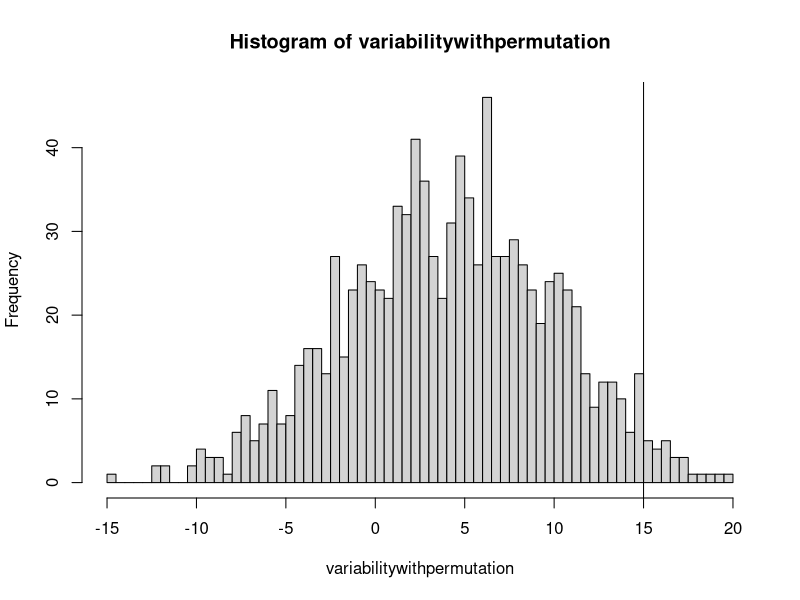
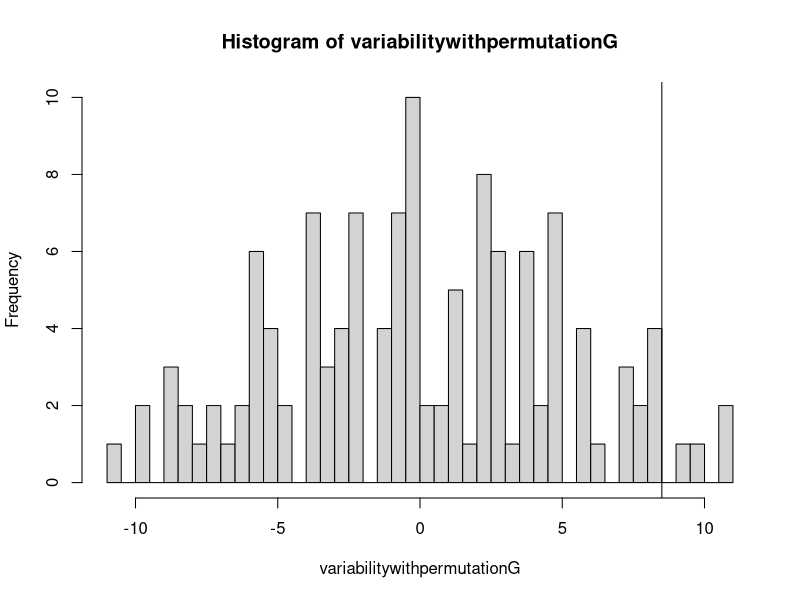
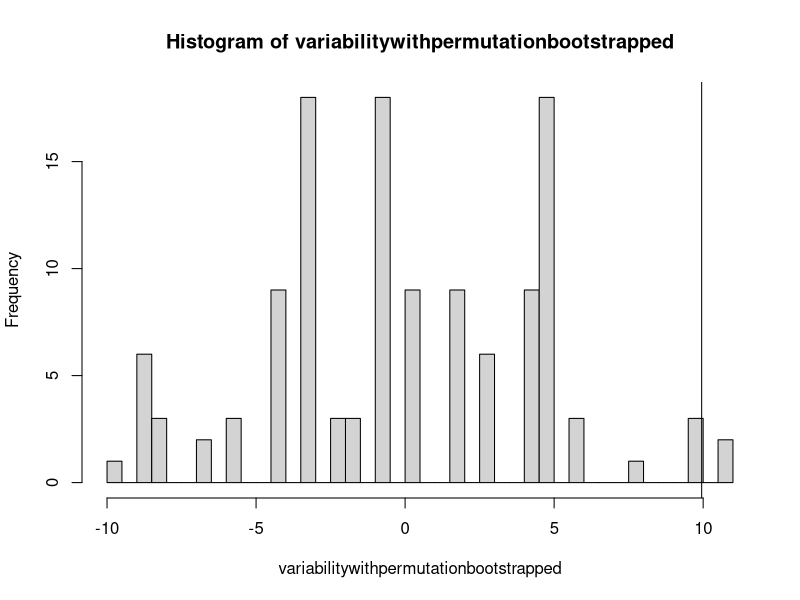
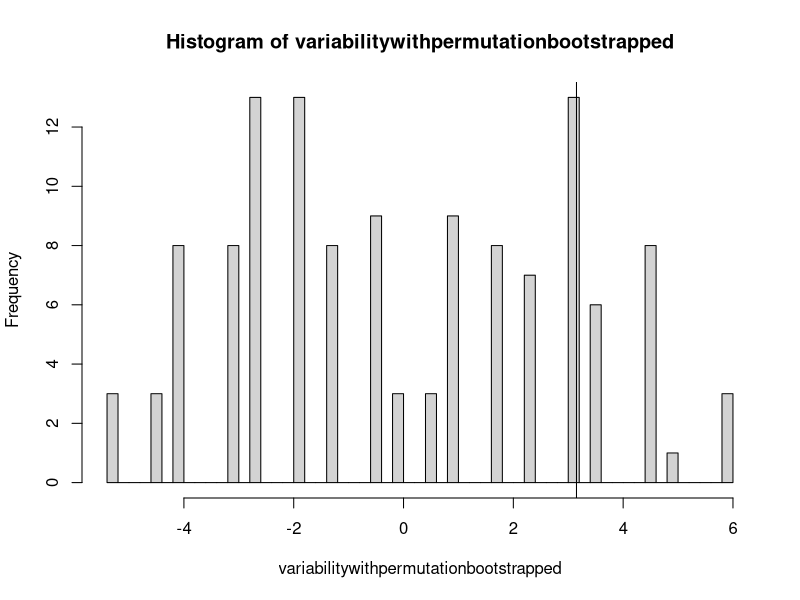
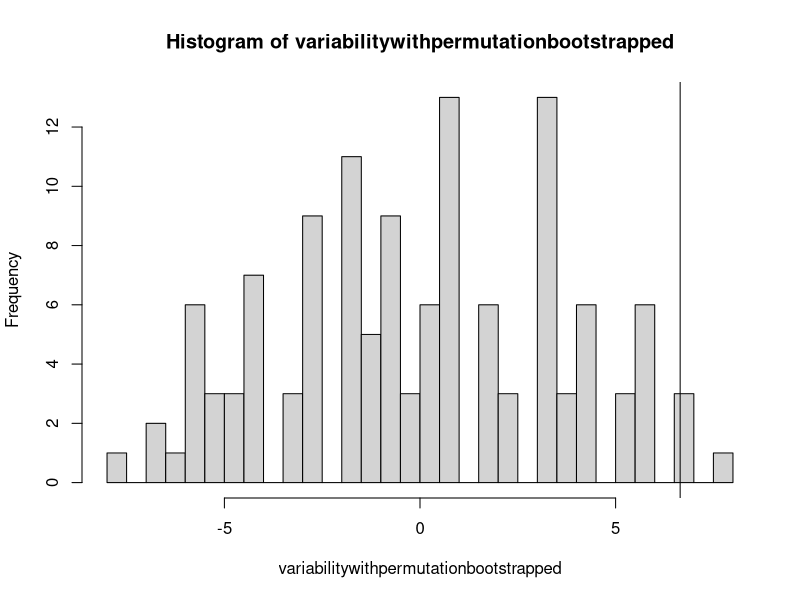
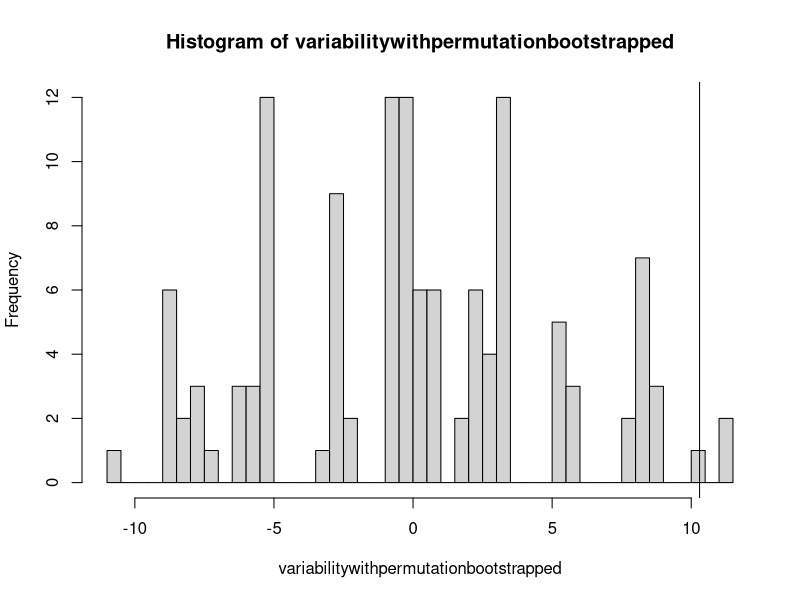
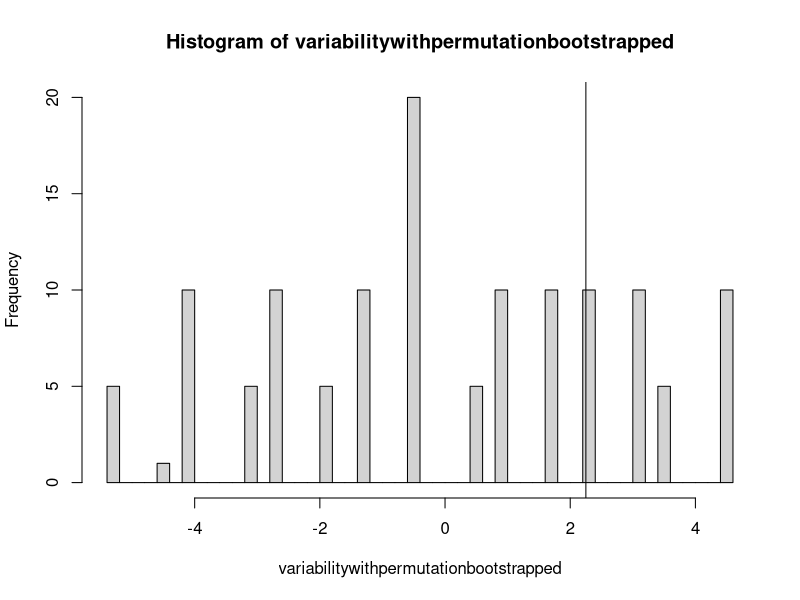
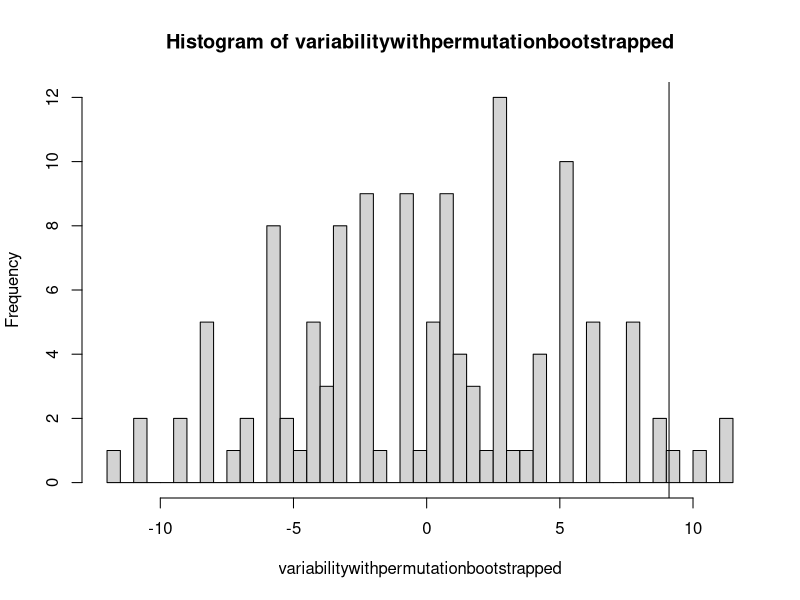

Write R code to recreate these figures, in order.
## ---- chunk 1
knitr::opts_chunk$set(echo = TRUE)
## ---- chunk 2
# The distribution is binomial because there are only 2 possible outcomes: shrinking tumor or not shrinking tumor
# The probability of having 2 out of 5 mice with smaller tumor (or something more extreme) one-sided when the probability is 0.5 is
pbinom(q = 2, size = 5, prob = 0.5)
# 0.5.
# As it is 2-sided it is 
pbinom(q = 2, size = 5, prob = 0.5) * 2
# 1.
#The p-value, that is, the probability of obtaining this result (or something more extreme) is higher than 0.05. Therefore, the null hypothesis cannot be rejected.

# This is confirmed comparing the actual successes among the number of trials under the null hypothesis of probability being 0.5
binom.test(x = 2, n = 5, p = 0.5, alternative = "two.sided", conf.level = 0.95)
# The 95% CI for the probability (0.05274495 0.85336720) includes the null value of 0.5 and the p-value is greater than 0.05. Therefore, we cannot reject the null hypothesis that the probability is 0.5.
## ---- chunk 3
# The distribution is binomial because there are only 2 possible outcomes: shrinking tumor or not shrinking tumor
# The probability of having 4 out of 10 mice with smaller tumor (or something more extreme) one-sided when the probability is 0.5 is
pbinom(q = 4, size = 10, prob = 0.5)
# 0.3769531.
# As it is 2-sided it is 
pbinom(q = 4, size = 10, prob = 0.5) * 2
# 0.7539063.
#The p-value, that is, the probability of obtaining this result (or something more extreme) is higher than 0.05. Therefore, the null hypothesis cannot be rejected.

# This is confirmed comparing the actual successes among the number of trials under the null hypothesis of probability being 0.5
binom.test(x = 4, n = 10, p = 0.5, alternative = "two.sided", conf.level = 0.95)
# The 95% CI for the probability (0.1215523 0.7376219) includes the null value of 0.5 and the p-value is greater than 0.05. Therefore, we cannot reject the null hypothesis that the probability is 0.5.
## ---- chunk 4
# The distribution is binomial because there are only 2 possible outcomes: shrinking tumor or not shrinking tumor
# The probability of having 40 out of 100 mice with smaller tumor (or something more extreme) one-sided when the probability is 0.5 is
pbinom(q = 40, size = 100, prob = 0.5)
# 0.02844397.
# As it is 2-sided it is 
pbinom(q = 40, size = 100, prob = 0.5) * 2
# 0.05688793.
#The p-value, that is, the probability of obtaining this result (or something more extreme) is higher than 0.05. Therefore, the null hypothesis cannot be rejected.

# This is confirmed comparing the actual successes among the number of trials under the null hypothesis of probability being 0.5
binom.test(x = 40, n = 100, p = 0.5, alternative = "two.sided", conf.level = 0.95)
# The 95% CI for the probability (0.3032948 0.5027908) includes the null value of 0.5 and the p-value is greater than 0.05. Therefore, we cannot reject the null hypothesis that the probability is 0.5.
## ---- chunk 5
# The distribution is binomial because there are only 2 possible outcomes: shrinking tumor or not shrinking tumor
# The probability of having 400 out of 1000 mice with smaller tumor (or something more extreme) one-sided when the probability is 0.5 is
pbinom(q = 400, size = 1000, prob = 0.5)
# 1.364232e-10.
# As it is 2-sided it is 
pbinom(q = 400, size = 1000, prob = 0.5) * 2
# 2.728464e-10.
#The p-value, that is, the probability of obtaining this result (or something more extreme) is smaller than 0.05. Therefore, the null hypothesis is rejected.

# This is confirmed comparing the actual successes among the number of trials under the null hypothesis of probability being 0.5
binom.test(x = 400, n = 1000, p = 0.5, alternative = "two.sided", conf.level = 0.95)
# The 95% CI for the probability (0.3694690 0.4311216) does not include the null value of 0.5 and the p-value is smaller than 0.05. Therefore, we reject the null hypothesis that the probability is 0.5.
## ---- chunk 6
# As we increase the sample size the 95% CI interval becomes narrower, and the p-values become smaller. This happens because the observed probability (0.4 for all of the above problems) is different than 0.5. However, if the sample size is not large enough there is not enough power to demonstrate an statistically significant difference (that the observed difference between probabilities is not just by chance). As the sample size gets larger, the probability of 0.4 has less uncertainty around it and it can be shown that it is statistically significant different than 0.5. With smaller sample sizes there is too much uncertainty around it and its confidence interval overlaps with 0.5. 
## ---- chunk 7
# H0: The distribution of CFUs is the same in the treatment and control groups.
# H1: The distribution of CFUs is different in the treatment and control groups.
# In numbers, assuming normality:
# H0: mean(CFUstreatment) = mean(CFUscontrol)
# H1: mean(CFUstreatment) != mean(CFUscontrol)
## ---- chunk 8
# I would use an independent samples (unpaired) t-test. This test compares two normal distributions that are unpaired.
## ---- chunk 9
# As stated in the problem, the distribution is normal.
# H0: The mean number of CFUs is the same in the treatment and control groups.
# H1: The mean number of CFUs is different in the treatment and control groups.
# In numbers:
# H0: mean(CFUstreatment) = mean(CFUscontrol)
# H1: mean(CFUstreatment) != mean(CFUscontrol)

# In particular the unpaired two-sample t-test evaluates whether the means of two normal distributions are different considering the variability around the means given by their standard deviations.
## ---- chunk 10
# The samples are very small. The treatment group is of size 9 and the control group is of size 8. With such a small sample size if the distributions are actually not normally distributed, the assumptions under which the t-test relies may not hold. With small numbers even the central limit theorem may not hold. 
## ---- chunk 11
# One of the potential tests to be used is the non-parametric variant of the unpaired t-test: Wilcoxon rank-sum test also known as Mann-Whitney U test that is used when variances are equal. Another option is a permutation test. These tests are not the same as in 2.2 because we cannot assume normality per problem 3. 
# The t-test assummes normal distributions. For large sample sizes, the t-test is robust from departures from normality. It can assume both equal or unequal variances.
# The permutation test does not assume normal distribution and does not assume any particular variance or variances.
# These tests assume independent observations.
## ---- chunk 12
# One of the potential tests to be used is the non-parametric variant of the unpaired t-test: Wilcoxon rank-sum test also known as Mann-Whitney U test that is used when variances are equal. Another option is a permutation test. These tests are not the same as in 2.2 because we cannot assume normality per problem 3. 
# The t-test assummes normal distributions. For large sample sizes, the t-test is robust from departures from normality. It can assume both equal or unequal variances.
# The permutation test does not assume normal distribution and does not assume any particular variance or variances.
# The permutation test assumes independent observations and exchangeability, that is, the assignment of one observation does not influence the assignment of other observations.
# In the permutation test there are no other assumptions (like normality) on the distribution of the data.
## ---- chunk 13
# The difference between the mean of the two distributions is
# mean control - mean treatment
mean(c(1, 30, 45, 20, 12, 20, 32, 40)) - mean(c(10, 12, 8, 16, 22, 4, 7, 2, 9))
25 - 10
# 15
# But this difference may be a manifestation of a chance distribution

# Permuting the values help understand the scope of variation when the values of the CFUs are completely independent of the treatment assignment 

# Create the data with the real assignments
treatmentgroup = rep(c("T", "C"), c(9, 8))
data = c(10, 12, 8, 16, 22, 4, 7, 2, 9, 1, 30, 45, 20, 12, 20, 32, 40)
names(data) = treatmentgroup
data

# The function to calculate the difference in means between the group labelled as T and the group labelled as C would be
Teststatistic <- function(x){
  mean(data[-x]) - mean(data[x])
} 


# The total number of permutations is the number of ways to assign 9 treatment (T) and 8 control (C) labels to 17 CFUs.
length(combn(1:17, 9, simplify = FALSE))
length(combn(1:17, 8, simplify = FALSE))
dim(combn(1:17, 9))
dim(combn(1:17, 8))
# 24310 total number of permutations and this is independent of whether we choose 9 for treatment (the unchosen labels would be controls) or 8 for the controls (the rest would be treated)
# First 10 rows of labels assignments for treatment
combn(1:17, 9, simplify = FALSE)[1:10]
# First 10 rows of labels assignments for control
combn(1:17, 8, simplify = FALSE)[1:10]

# In summary, 24310 permutations possible

## Generate a set of 1000 unique permutations of the data
# Label assignment for treatment
assignmentT <- combn(1:17, 9, simplify = TRUE)[ , 1:1000]

# Implement the function
variabilitywithpermutation = apply(assignmentT, 2, Teststatistic)

# Plot the distribution
hist(variabilitywithpermutation, breaks = 50)
abline(v = 15)

# Calculate how many of the values are above the observed test statistic
above <- variabilitywithpermutation[variabilitywithpermutation > 15]
# One sided p-value
length(above) / length(variabilitywithpermutation)
# Two-sided p-value
(length(above) / length(variabilitywithpermutation)) * 2

# ANSWER
# 24310 permutations possible
# 0.025 or 2.5% of the distribution is above the observed test statistic, which is an empirical one-sided p-value for the null hypothesis. The 2 sided p-value (assuming simmetry) would be 0.025 * 2 or 0.05 or 5%.
# So, two-sided p-value = 0.05
## ---- chunk 14
# With a conventional two-sided alpha level of 0.05, we cannot reject the null hypothesis because the p-value is not smaller than 0.05. Therefore, with the available data we cannot reject that the mean number of CFUs is the same in the treatment and control groups.
## ---- chunk 15
# In theory, the unpaired two-sample t test should give the same result
t.test(c(1, 30, 45, 20, 12, 20, 32, 40), c(10, 12, 8, 16, 22, 4, 7, 2, 9), alternative = "two.sided", paired = FALSE, conf.level = 0.95)
# However the p-value here is p-value = 0.02397
# The p-value here is smaller than 0.05

# In theory the one-sample t test versus the mean of the controls should give the same result
t.test(c(10, 12, 8, 16, 22, 4, 7, 2, 9), mu = 25, alternative = "two.sided", paired = FALSE, conf.level = 0.95)
# However the p-value here is p-value = 7.819e-05
# The p-value here is smaller than 0.05

# Therefore other options are a non-parametric test like Wilcoxon rank sum test
wilcox.test(c(1, 30, 45, 20, 12, 20, 32, 40), c(10, 12, 8, 16, 22, 4, 7, 2, 9), alternative = "two.sided", paired = FALSE, conf.level = 0.95)
# However the p-value here is p-value = 0.03404
# The p-value here is smaller than 0.05
# The Wilcoxon test does not assume a normal distribution and therefore yields a p-value that is closer to the one found in the permutation test

# or a Bayesian method
## ---- chunk 16
# The central limit theorem states that when numbers are large, the distribution of means of most distributions tend to have a normal distribution. When numbers are small like in this case, the assumptions of tests like the t-test are not met and these tests yield results that are far away from tests with minimal assumptions like the permutation test. Therefore, when numbers are small (typically less than 20-30 per group) parametric tests are better not used and other options like non-parametric tests, permutation tests, or Bayesian methods should be considered. 
## ---- chunk 17
# The distribution is binomial because there are only 2 possible outcomes: survival at one month or not survival at one month

# Treatment
34 / 80
# 0.425 survived

# Control
25 / 134
# 0.1865672 survived

# Create the 2x2 table
treatment <- c(34, 80 - 34)
control <- c(25, 134 - 25)
tablemice <- data.frame(treatment, control)
row.names(tablemice) <- c("alive", "dead")
tablemice 

## There are several tests to compare proportions

# prop.test
prop.test(x = c(25, 34), n = c(134, 80), alternative = "two.sided", conf.level = 0.95, correct = TRUE)
# p-value = 0.0002965

# As there are at least 5 observations per cell, we can use the chi-square test
chisq.test(tablemice)
# p-value = 0.0002965

# We can also use Fisher's exact test
fisher.test(tablemice, alternative = "two.sided", conf.level = 0.95)
# p-value = 0.000246

# As the p-value is smaller than 0.05, we reject the null hypothesis that the proportion of surviving months at 1 month is the same between treatment and control mice and conclude that the survival is different (in particular, the survival in the treatment group was higher approximately 43% than in the control group approximately 19%). This difference cannot be attributed to chance with the data presented in the problem. 
## ---- chunk 18
# 10 hours
## ---- chunk 19
# The difference between the mean of the two distributions is
# mean group 2 - mean group 1
mean(c(23, 26, 34, 39)) - mean(c(15, 20, 21, 26, 28))
30.5 - 22
# 8.5
# But this difference may be a manifestation of a chance distribution

# Permuting the values help understand the scope of variation when the values of the recovery times are completely independent of the treatment assignment 

# Create the data with the real assignments
groups = rep(c("G1", "G2"), c(5, 4))
data2 = c(15, 20, 21, 26, 28, 23, 26, 34, 39)
names(data2) = groups
data2

# The function to calculate the difference in means between the group labelled as G1 and the group labelled as G2 would be
Teststatistic2 <- function(x){
  mean(data2[-x]) - mean(data2[x])
} 


# The total number of permutations is the number of ways to assign 5 group 1 (G1) and 4 group 2 (G2) labels to 9 recovery times.
length(combn(1:9, 5, simplify = FALSE))
length(combn(1:9, 4, simplify = FALSE))
dim(combn(1:9, 5))
dim(combn(1:9, 4))
# 126 total number of permutations and this is independent of whether we choose 5 for G1 (the unchosen labels would be G2) or 4 for G2 (the rest would be G1)
# First 10 rows of labels assignments for G1
combn(1:9, 5, simplify = FALSE)[1:10]
# First 10 rows of labels assignments for G2
combn(1:9, 4, simplify = FALSE)[1:10]

# In summary, 126 permutations possible

## Generate a set of 126 unique permutations of the data
# Label assignment for treatment
assignmentG1 <- combn(1:9, 5, simplify = TRUE)

# Implement the function
variabilitywithpermutationG = apply(assignmentG1, 2, Teststatistic2)

# Plot the distribution
hist(variabilitywithpermutationG, breaks = 50)
abline(v = 8.5)

# Calculate how many of the values are above the observed test statistic
aboveG <- variabilitywithpermutationG[variabilitywithpermutationG > 8.5]
# One sided p-value
length(aboveG) / length(variabilitywithpermutationG)
# Two-sided p-value
(length(aboveG) / length(variabilitywithpermutationG)) * 2

# ANSWER
# 126 permutations possible
# 0.03174603 or 3.2% of the distribution is above the observed test statistic, which is an empirical one-sided p-value for the null hypothesis. The 2 sided p-value would be 0.03174603 * 2 or 0.06349206 or 6.4%.
# So, two-sided p-value > 0.05.
# Based on these data, we cannot reject the null hypothesis of no difference in recovery times between the two groups G1 and G2.



## CONFIDENCE INTERVALS
# I am going to bootstrap (sample with replacement) my dataset to create many (1000) different datasets

# Original datasets
G1 <- c(15, 20, 21, 26, 28)
G2 <- c(23, 26, 34, 39)

# Create an empty vector to save the bootstrapped p-values
pvaluesonesided <- vector()

# Loop
for (i in 1 : 1000) {
  
  # Create bootstraped versions of the groups
  bootstrappedG1 <- sample(G1, size = 5, replace = TRUE)
  bootstrappedG2 <- sample(G2, size = 4, replace = TRUE)
  
  # Calculate difference of the means 
  # mean group 2 - mean group 1
  diff <- mean(bootstrappedG2) - mean(bootstrappedG1)
  
  # Create the data with the real assignments
  groups = rep(c("G1", "G2"), c(5, 4))
  data3 = c(bootstrappedG1, bootstrappedG2)
  names(data3) = groups
  data3
  
  # The function to calculate the difference in means between the group labelled as G1 and the group labelled as G2 would be
  Teststatistic3 <- function(x){
    mean(data3[-x]) - mean(data3[x])
  } 
  
  # Label assignment for treatment
  assignmentG1bootstrapped <- combn(1:9, 5, simplify = TRUE)

  # Implement the function
  variabilitywithpermutationbootstrapped = apply(assignmentG1bootstrapped, 2, Teststatistic3)
  
  # Plot the distribution (not needed for the calculation but makes the .html file beautiful)
  hist(variabilitywithpermutationbootstrapped, breaks = 50)
  abline(v = diff)
  
  # Calculate how many of the values are above (if diff positive, most cases) or below (if diff negative) the observed test statistic. Let's call it abovebootstrapped even if diff is negative
  if (diff >= 0) {
    abovebootstrapped <- variabilitywithpermutationbootstrapped[variabilitywithpermutationbootstrapped > diff]
  } else {
    abovebootstrapped <- variabilitywithpermutationbootstrapped[variabilitywithpermutationbootstrapped < diff]
  }
  
  # One sided p-value
  onesided = length(abovebootstrapped) / length(variabilitywithpermutationbootstrapped)
  onesided
  
  # Add p-value to the existing vector
  pvaluesonesided <- c(pvaluesonesided, onesided)
}

# The 2-sided p-values (assuming simmetry) would be
pvaluestwosided <- pvaluesonesided * 2

# The 95% two-sided confidence interval is 
# from
quantile(pvaluestwosided, probs = 0.05) 
# to 
quantile(pvaluestwosided, probs = 0.95)

# The 99% one-sided upper bound is 
quantile(pvaluesonesided, probs = 0.99) 
